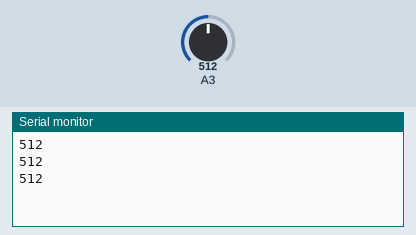
The sketch below on a simulated Arduino Uno, built with avr-gcc and run on an emulated ATmega328P. Shown: the last lines printed to the serial monitor. The inputs (shaded band) are chosen by the test bench; at power-on: A3 = 512.

Above: at 1.3 s.
1.4 s: A3 set to 716
At 1.9 s:
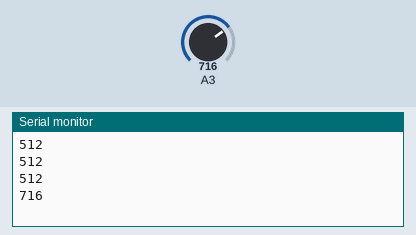
2.9 s: A3 set to 900
At 3.4 s:
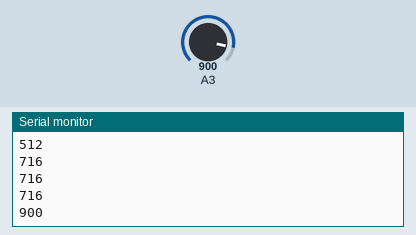
Timing chart, 0 to 5.9 s (numbered marks = the images above; inputs shaded):
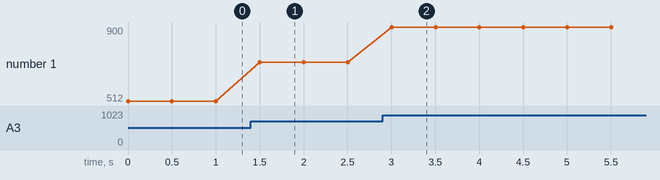

The sketch:

Distance_Sensor_Test.ino
```cpp
int sensor_fr = 0;  // front right IR proximity sensor
int sensor_fl = 0;  // front left IR proximity sensor
int sensor_br = 0;  // back right IR proximity sensor
int sensor_bl = 0;  // back left IR proximity sensor

void setup() {
  Serial.begin(9600);     // setup serial
}

void loop() {
  int front_speed = analogRead(A3);               // the input from the front sensor connected to analog pin 3
  Serial.println(front_speed);
  delay(500);

}
```

Measured:
- after the input at 1.4 s, the serial monitor: prints a new line after 0.10 s (image 1)
- after the input at 2.9 s, the serial monitor: prints a new line after 0.10 s (image 2)
- plotted number 1: 512 → 716 after the input at 1.4 s, 716 → 900 after the input at 2.9 s
